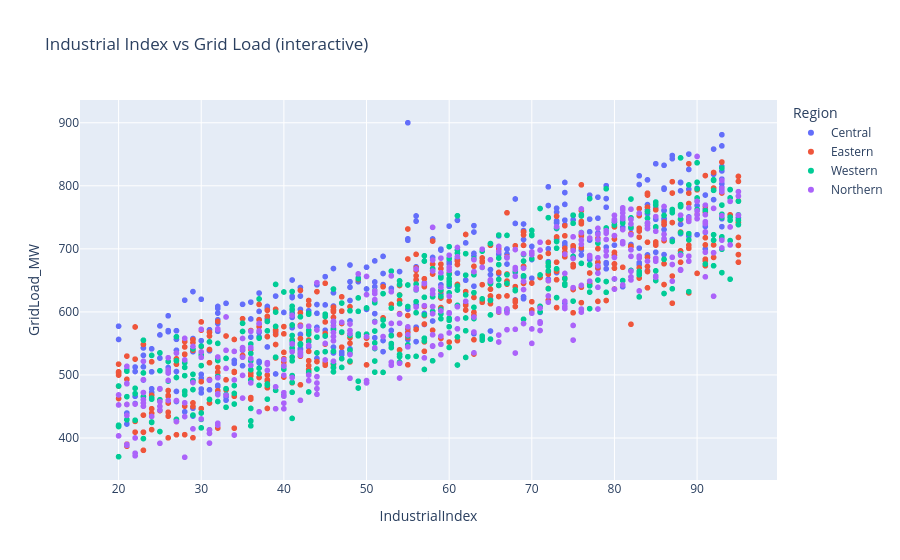

Notebook source saved alongside this figure:
### Markdown cell above
### Interactive Plotly views

### Code cell
fig = px.scatter(
    df, x="IndustrialIndex", y="GridLoad_MW", color="Region",
    hover_data=["Hour", "DayOfWeek", "Temperature_C"],
    title="Industrial Index vs Grid Load (interactive)",
)
fig.write_html(FIGURES_DIR / "industrial_index_vs_load.html")
fig.show()

### Figure 1 — Plotly figure (JSON) as saved in the notebook; plotly's stock layout.template omitted (floating-point values rounded to 4 significant figures; data arrays with more than 128 entries replaced by an {"elided": "..."} marker saying what was removed)
{"data": [{"customdata": {"elided": "356x3 float values"}, "hovertemplate": "Region=Central<br>IndustrialIndex=%{x}<br>GridLoad_MW=%{y}<br>Hour=%{customdata[0]}<br>DayOfWeek=%{customdata[1]}<br>Temperature_C=%{customdata[2]}<extra></extra>", "legendgroup": "Central", "marker": {"color": "#636efa", "symbol": "circle"}, "mode": "markers", "name": "Central", "showlegend": true, "type": "scattergl", "x": {"elided": "356 float values"}, "xaxis": "x", "y": {"elided": "356 float values"}, "yaxis": "y"}, {"customdata": {"elided": "384x3 float values"}, "hovertemplate": "Region=Eastern<br>IndustrialIndex=%{x}<br>GridLoad_MW=%{y}<br>Hour=%{customdata[0]}<br>DayOfWeek=%{customdata[1]}<br>Temperature_C=%{customdata[2]}<extra></extra>", "legendgroup": "Eastern", "marker": {"color": "#EF553B", "symbol": "circle"}, "mode": "markers", "name": "Eastern", "showlegend": true, "type": "scattergl", "x": {"elided": "384 float values"}, "xaxis": "x", "y": {"elided": "384 float values"}, "yaxis": "y"}, {"customdata": {"elided": "387x3 float values"}, "hovertemplate": "Region=Western<br>IndustrialIndex=%{x}<br>GridLoad_MW=%{y}<br>Hour=%{customdata[0]}<br>DayOfWeek=%{customdata[1]}<br>Temperature_C=%{customdata[2]}<extra></extra>", "legendgroup": "Western", "marker": {"color": "#00cc96", "symbol": "circle"}, "mode": "markers", "name": "Western", "showlegend": true, "type": "scattergl", "x": {"elided": "387 float values"}, "xaxis": "x", "y": {"elided": "387 float values"}, "yaxis": "y"}, {"customdata": {"elided": "353x3 float values"}, "hovertemplate": "Region=Northern<br>IndustrialIndex=%{x}<br>GridLoad_MW=%{y}<br>Hour=%{customdata[0]}<br>DayOfWeek=%{customdata[1]}<br>Temperature_C=%{customdata[2]}<extra></extra>", "legendgroup": "Northern", "marker": {"color": "#ab63fa", "symbol": "circle"}, "mode": "markers", "name": "Northern", "showlegend": true, "type": "scattergl", "x": {"elided": "353 float values"}, "xaxis": "x", "y": {"elided": "353 float values"}, "yaxis": "y"}], "layout": {"legend": {"title": {"text": "Region"}, "tracegroupgap": 0}, "title": {"text": "Industrial Index vs Grid Load (interactive)"}, "xaxis": {"anchor": "y", "domain": [0.0, 1.0], "title": {"text": "IndustrialIndex"}}, "yaxis": {"anchor": "x", "domain": [0.0, 1.0], "title": {"text": "GridLoad_MW"}}}}
